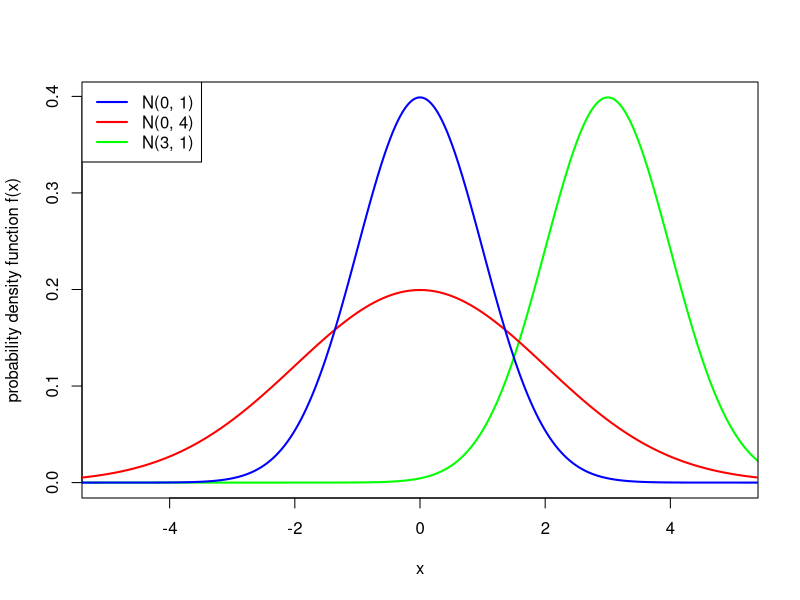
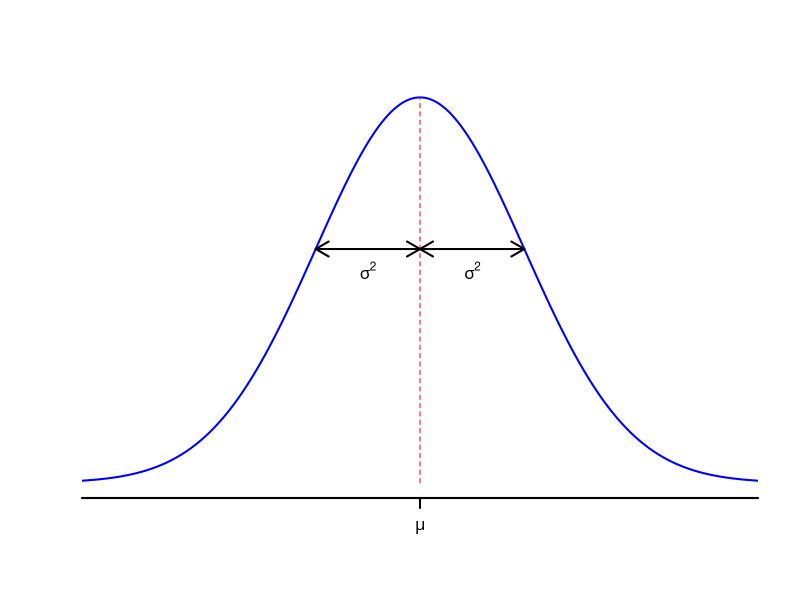

The R script that drew these images, in order:
## ---- chunk 1
curve(dnorm(x, 3, 1), type = "l", n = 1001, lwd = 2, col = "green", from = -6, to = 6, xlim = c(-5, 5), ylab = "probability density function f(x)")
curve(dnorm(x, 0, 2), type = "l", n = 1001, lwd = 2, col = "red", from = -6, to = 6, add = TRUE)
curve(dnorm(x, 0, 1), type = "l", n = 1001, lwd = 2, col = "blue", from = -6, to = 6, add = TRUE)
legend("topleft", c("N(0, 1)", "N(0, 4)", "N(3, 1)"), col = c("blue", "red", "green"), lwd = 2)
## ---- chunk 2
curve(dnorm(x, 0, 1), type = "l", n = 1001, lwd = 2, col = "blue", from = -4, to = 4, xlab = "", ylab = "", xlim = c(-3, 3), axes = FALSE)
axis(1, at = c(-4,0,4), labels = c("",expression(mu),""), lwd = 2)
arrows(0, 0, 0, 1/sqrt(2*pi), code = 0, lty = 2, col = "red")
arrows(-1, exp(-1/2)/sqrt(2*pi), 0, exp(-1/2)/sqrt(2*pi), length = 0.15, code = 3, lwd = 2)
arrows(0, exp(-1/2)/sqrt(2*pi), 1, exp(-1/2)/sqrt(2*pi), length = 0.15, code = 3, lwd = 2)
text(-0.5, 0.22, expression(sigma^2))
text( 0.5, 0.22, expression(sigma^2))
## ---- chunk 3
pnorm(8.1, 8, 0.04)
## ---- chunk 4
pnorm(1.45, 0, 1)
## ---- chunk 5
pnorm(1.45)
## ---- chunk 6
pnorm(0.33, lower.tail = FALSE)
## ---- chunk 7
1 - pnorm(0.33)
## ---- chunk 8
sum(dbinom(495:505, 1000, 1/2))
## ---- chunk 9
pnorm(505, 500, sqrt(250)) - pnorm(495, 500, sqrt(250))
## ---- chunk 10
pnorm(505.5, 500, sqrt(250)) - pnorm(494.5, 500, sqrt(250))
